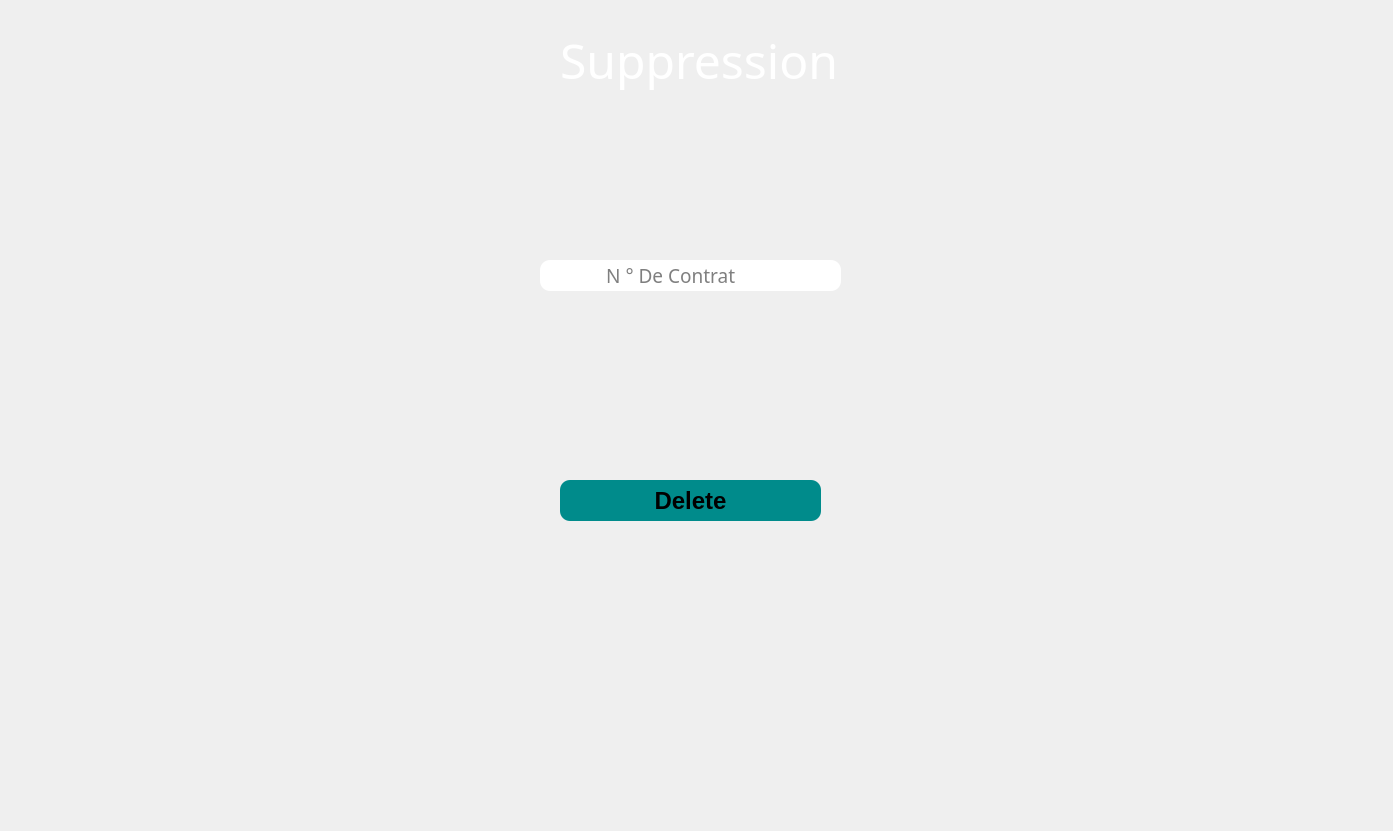
<?xml version="1.0" encoding="UTF-8"?>
<ui version="4.0">
 <class>Dialog</class>
 <widget class="QDialog" name="Dialog">
  <property name="geometry">
   <rect>
    <x>0</x>
    <y>0</y>
    <width>1393</width>
    <height>831</height>
   </rect>
  </property>
  <property name="windowTitle">
   <string>Dialog</string>
  </property>
  <widget class="QLabel" name="label">
   <property name="geometry">
    <rect>
     <x>-30</x>
     <y>-5</y>
     <width>1441</width>
     <height>851</height>
    </rect>
   </property>
   <property name="text">
    <string/>
   </property>
   <property name="pixmap">
    <pixmap resource="mothak6.qrc">:/pics/b3.jpg</pixmap>
   </property>
   <property name="scaledContents">
    <bool>true</bool>
   </property>
  </widget>
  <widget class="QLabel" name="label_2">
   <property name="geometry">
    <rect>
     <x>560</x>
     <y>30</y>
     <width>311</width>
     <height>61</height>
    </rect>
   </property>
   <property name="font">
    <font>
     <family>Bernard MT Condensed</family>
     <pointsize>36</pointsize>
    </font>
   </property>
   <property name="styleSheet">
    <string notr="true">color:white</string>
   </property>
   <property name="text">
    <string>Suppression</string>
   </property>
  </widget>
  <widget class="QLineEdit" name="lineEdit">
   <property name="geometry">
    <rect>
     <x>540</x>
     <y>260</y>
     <width>301</width>
     <height>31</height>
    </rect>
   </property>
   <property name="font">
    <font>
     <family>Modern No. 20</family>
     <pointsize>14</pointsize>
    </font>
   </property>
   <property name="styleSheet">
    <string notr="true">QLineEdit{
border-style: outset;
background-color:white;
    border-radius: 10px;
}
QLineEdit:focus{
border:1.5px solid
}
</string>
   </property>
   <property name="placeholderText">
    <string>             N ° De Contrat</string>
   </property>
  </widget>
  <widget class="QPushButton" name="pushButton">
   <property name="geometry">
    <rect>
     <x>560</x>
     <y>480</y>
     <width>261</width>
     <height>41</height>
    </rect>
   </property>
   <property name="font">
    <font>
     <pointsize>18</pointsize>
     <weight>75</weight>
     <bold>true</bold>
    </font>
   </property>
   <property name="styleSheet">
    <string notr="true">QPushButton{
border-style: outset;
background-color:DarkCyan;
    border-radius: 10px;
}
QPushButton:hover{
background-color:MediumSeaGreen
}</string>
   </property>
   <property name="text">
    <string>Delete</string>
   </property>
  </widget>
 </widget>
 <resources>
  <include location="mothak6.qrc"/>
 </resources>
 <connections/>
</ui>
